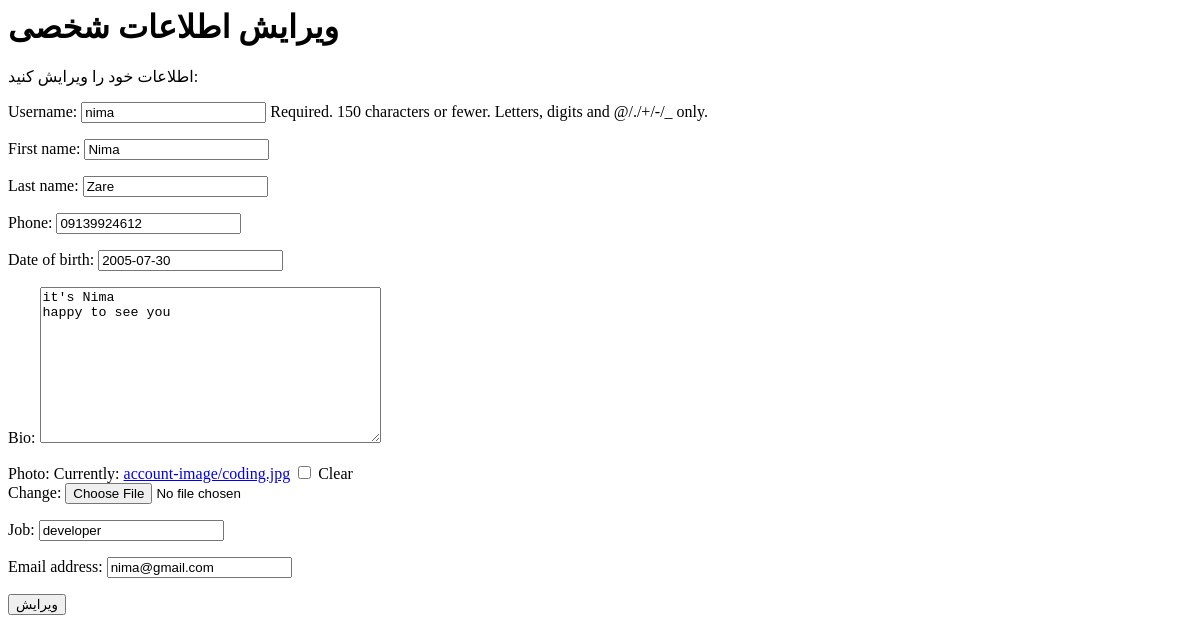
/user/edit/ (signed in), run on an earlier commit of the app's database.
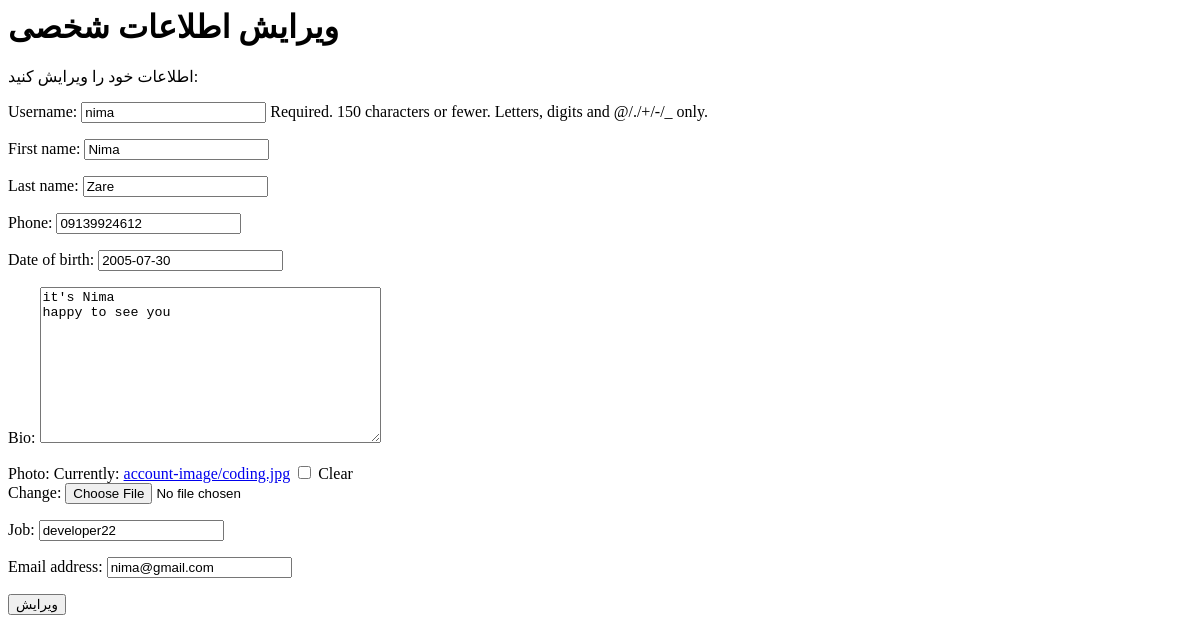
And on a later commit of the database.
### social/models.py (models this page shows)
class User(AbstractUser):
    date_of_birth = models.DateField(null=True, blank=True)
    bio = models.TextField(null=True, blank=True)
    photo = models.ImageField(upload_to='account-image', null=True, blank=True)
    job = models.CharField(max_length=250, null=True, blank=True)
    phone = models.CharField(max_length=11, null=True, blank=True)

### social/views.py (the view)
# urls.py: path('user/edit/', views.edit_user, name='edit_user'),
@login_required
def edit_user(request):
    if request.method == 'POST':
        user_form = UserEditForm(request.POST, instance=request.user)
        if user_form.is_valid():
            user_form.save()
    else:
        user_form = UserEditForm(instance=request.user)
    context = {
        'user_form': user_form,
    }
    return render(request, 'registration/edit_user.html', context)

### social/forms.py (shortened to what this page needs)
class UserEditForm(forms.ModelForm):
    class Meta:
        model = User
        fields = ['username', 'first_name', 'last_name', 'phone', 'date_of_birth', 'bio', 'photo', 'job', 'email']

### social/templates/registration/edit_user.html (shortened to what this page needs)
<h1>ویرایش اطلاعات شخصی</h1>
اطلاعات خود را ویرایش کنید:
<form method="post" enctype="multipart/form-data">
    {{ user_form.as_p }}
    <input type="submit" value="ویرایش">
</form>

What changed in the data, as far as the page shows it:
changed User "nima": job "developer" → "developer22"
